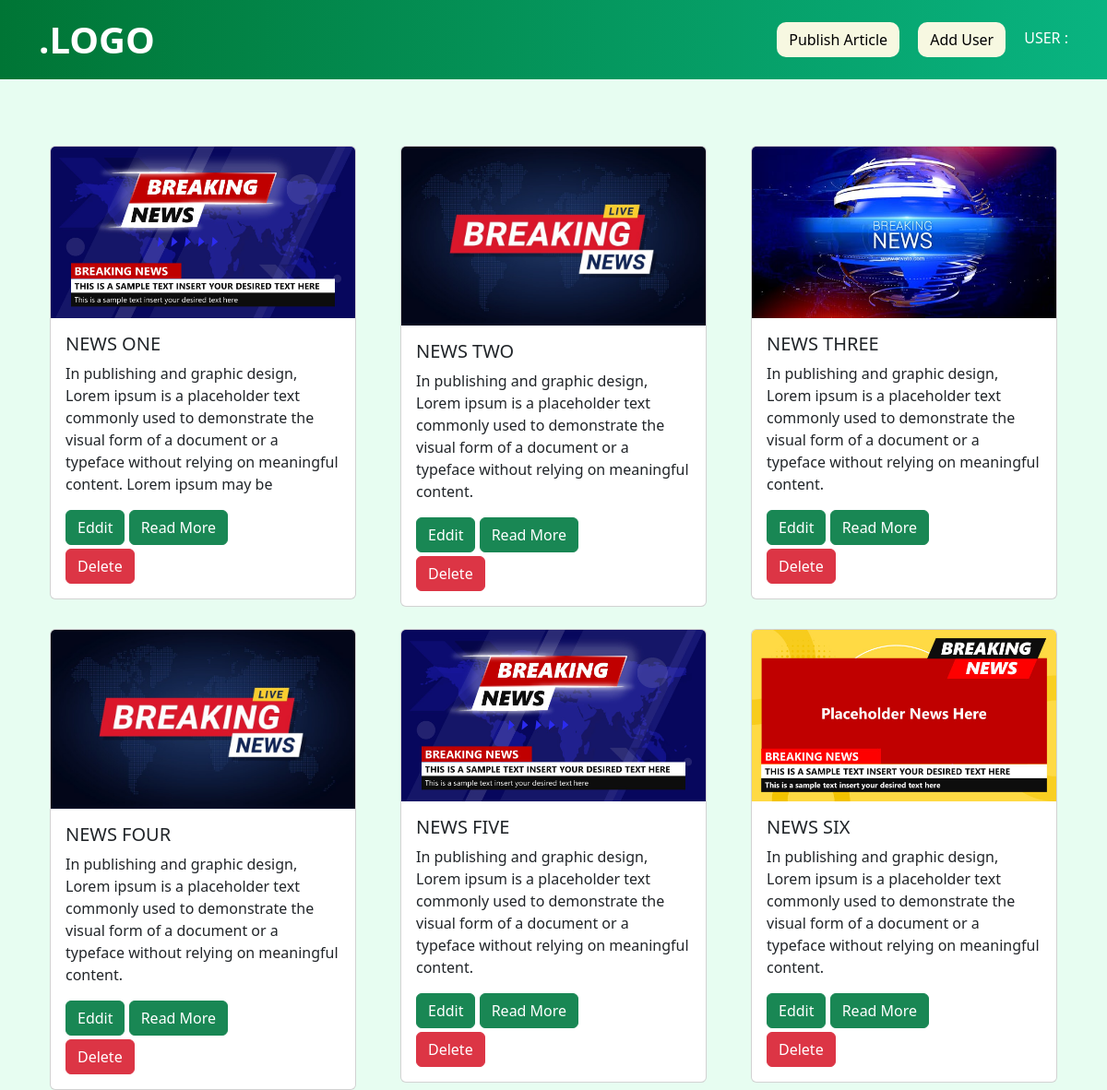
/dashboard, run on the app's committed database.
### newsapp/models.py (models this page shows, shortened)
class News(models.Model):
    heading = models.CharField(max_length=100)
    content = models.TextField()
    images = models.ImageField(upload_to='news_images/')

### newsapp/views.py (the view)
# urls.py: path('dashboard',dashboard,name='dashboard'),
def dashboard(request):
    all_news = News.objects.all()
    return render(request, 'dashboard.html', {'all_news': all_news})

### templates/dashboard.html (shortened to what this page needs)
<!DOCTYPE html>
<html lang="en">
  {% load static %}
  <head>
    <link rel="stylesheet" href="https://cdn.jsdelivr.net/npm/bootstrap@5.3.2/dist/css/bootstrap.min.css"
>
</head>
<body style="background-color:#e7fdf1">
    <nav style="background-image: linear-gradient(to right, #007535, #09b481);" class="navbar  navbar-light">
        <div class="container d-flex justify-content-between">
            <a class="navbar-brand" href="#">
                <b style="font-size:40px;" class=" fw-bold text-white d-flex">.LOGO</b>
            </a>
            <div class="d-flex">
                <a style="margin-left: 20px; color: rgb(0, 0, 0); border-radius: 10px; background-color: rgb(247, 248, 225);" href="{% url 'addnews' %}" class="btn text-grey text-black">Publish Article</a>
                <a style="margin-left: 20px; color: rgb(0, 0, 0); border-radius: 10px; background-color: rgb(247, 248, 225);" href="{% url 'register' %}" class="btn text-grey text-black">Add User</a>
           <h6 class="mt-2 text-right text-white " style="margin-left: 10px; padding-left:10px;">USER : </h6>
            </div>
        </div>
    </nav>
    <div class="container mt-5 ">
        <div class="row">
            {% for news in all_news %}
            <div class="col-sm-4">
                <div class="container mt-4">
                    <div class="card">
                        {% if news.images %}
                            <img src="{{ news.images.url }}" class="card-img-top" alt="News Image">
                        {% else %}
                            No image
                        {% endif %}
                        <div class="card-body">
                            <h5 class="card-title">{{ news.heading }}</h5>
                            <p class="card-text">{{ news.content }}</p>
                            <form method="post" action="{% url 'favorite_news' %}">
                                <button type="submit" class="btn btn-success">Eddit</button>
                                <a href="#" class="btn btn-success">Read More</a>
                            </form>
                            <form method="post" action="{% url 'delete_news' news.id %}">
                                <button type="submit" class="btn btn-danger mt-1">Delete</button>
                            </form>
                        </div>
                    </div>
                </div>
            </div>
            {% endfor %}
        </div>
    </div>
</body>
</html>

### data on the page
News: images (picture), heading "NEWS ONE", content "In publishing and graphic design, Lorem ipsum is a placeholder text commonly used to demonstrate the visual form of a document or a typeface without relying on meaningful content. Lorem ipsum may be"
News: images (picture), heading "NEWS TWO", content "In publishing and graphic design, Lorem ipsum is a placeholder text commonly used to demonstrate the visual form of a document or a typeface without relying on meaningful content."
News: images (picture), heading "NEWS THREE", content "In publishing and graphic design, Lorem ipsum is a placeholder text commonly used to demonstrate the visual form of a document or a typeface without relying on meaningful content."
News: images (picture), heading "NEWS FOUR", content "In publishing and graphic design, Lorem ipsum is a placeholder text commonly used to demonstrate the visual form of a document or a typeface without relying on meaningful content."
News: images (picture), heading "NEWS FIVE", content "In publishing and graphic design, Lorem ipsum is a placeholder text commonly used to demonstrate the visual form of a document or a typeface without relying on meaningful content."
News: images (picture), heading "NEWS SIX", content "In publishing and graphic design, Lorem ipsum is a placeholder text commonly used to demonstrate the visual form of a document or a typeface without relying on meaningful content."
